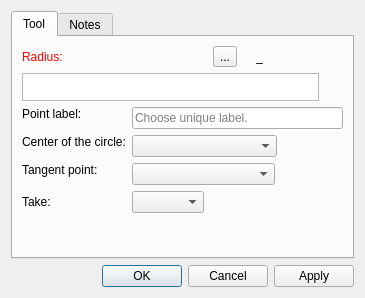
<?xml version="1.0" encoding="UTF-8"?>
<ui version="4.0">
 <class>DialogPointFromCircleAndTangent</class>
 <widget class="QDialog" name="DialogPointFromCircleAndTangent">
  <property name="geometry">
   <rect>
    <x>0</x>
    <y>0</y>
    <width>365</width>
    <height>298</height>
   </rect>
  </property>
  <property name="windowTitle">
   <string>Point from circle and tangent</string>
  </property>
  <property name="windowIcon">
   <iconset resource="../../../vmisc/share/resources/icon.qrc">
    <normaloff>:/icon/64x64/icon64x64.png</normaloff>:/icon/64x64/icon64x64.png</iconset>
  </property>
  <layout class="QVBoxLayout" name="verticalLayout_2">
   <item>
    <widget class="QTabWidget" name="tabWidget">
     <property name="currentIndex">
      <number>0</number>
     </property>
     <widget class="QWidget" name="tab">
      <attribute name="title">
       <string>Tool</string>
      </attribute>
      <layout class="QVBoxLayout" name="verticalLayout">
       <item>
        <layout class="QHBoxLayout" name="horizontalLayout_2">
         <item alignment="Qt::AlignLeft">
          <widget class="QLabel" name="labelEditRadius">
           <property name="sizePolicy">
            <sizepolicy hsizetype="Fixed" vsizetype="Preferred">
             <horstretch>0</horstretch>
             <verstretch>0</verstretch>
            </sizepolicy>
           </property>
           <property name="palette">
            <palette>
             <active>
              <colorrole role="WindowText">
               <brush brushstyle="SolidPattern">
                <color alpha="255">
                 <red>255</red>
                 <green>0</green>
                 <blue>0</blue>
                </color>
               </brush>
              </colorrole>
             </active>
             <inactive>
              <colorrole role="WindowText">
               <brush brushstyle="SolidPattern">
                <color alpha="255">
                 <red>255</red>
                 <green>0</green>
                 <blue>0</blue>
                </color>
               </brush>
              </colorrole>
             </inactive>
             <disabled>
              <colorrole role="WindowText">
               <brush brushstyle="SolidPattern">
                <color alpha="255">
                 <red>159</red>
                 <green>158</green>
                 <blue>158</blue>
                </color>
               </brush>
              </colorrole>
             </disabled>
            </palette>
           </property>
           <property name="text">
            <string>Radius:</string>
           </property>
          </widget>
         </item>
         <item>
          <spacer name="horizontalSpacer_2">
           <property name="orientation">
            <enum>Qt::Horizontal</enum>
           </property>
           <property name="sizeHint" stdset="0">
            <size>
             <width>40</width>
             <height>20</height>
            </size>
           </property>
          </spacer>
         </item>
         <item alignment="Qt::AlignRight">
          <widget class="QToolButton" name="toolButtonExprRadius">
           <property name="toolTip">
            <string>Formula wizard</string>
           </property>
           <property name="text">
            <string notr="true">...</string>
           </property>
           <property name="icon">
            <iconset resource="../../../vmisc/share/resources/icon.qrc">
             <normaloff>:/icon/24x24/fx.png</normaloff>:/icon/24x24/fx.png</iconset>
           </property>
           <property name="iconSize">
            <size>
             <width>24</width>
             <height>24</height>
            </size>
           </property>
          </widget>
         </item>
         <item alignment="Qt::AlignRight">
          <widget class="QLabel" name="label_3">
           <property name="text">
            <string/>
           </property>
           <property name="pixmap">
            <pixmap resource="../../../vmisc/share/resources/icon.qrc">:/icon/24x24/equal.png</pixmap>
           </property>
          </widget>
         </item>
         <item alignment="Qt::AlignRight">
          <widget class="QLabel" name="labelResultCircleRadius">
           <property name="sizePolicy">
            <sizepolicy hsizetype="Fixed" vsizetype="Preferred">
             <horstretch>0</horstretch>
             <verstretch>0</verstretch>
            </sizepolicy>
           </property>
           <property name="minimumSize">
            <size>
             <width>87</width>
             <height>0</height>
            </size>
           </property>
           <property name="toolTip">
            <string>Value</string>
           </property>
           <property name="text">
            <string notr="true">_</string>
           </property>
          </widget>
         </item>
        </layout>
       </item>
       <item>
        <layout class="QHBoxLayout" name="horizontalLayout_7">
         <item>
          <widget class="VPlainTextEdit" name="plainTextEditRadius">
           <property name="sizePolicy">
            <sizepolicy hsizetype="Expanding" vsizetype="Preferred">
             <horstretch>0</horstretch>
             <verstretch>0</verstretch>
            </sizepolicy>
           </property>
           <property name="maximumSize">
            <size>
             <width>16777215</width>
             <height>28</height>
            </size>
           </property>
           <property name="toolTip">
            <string>Calculation</string>
           </property>
           <property name="tabChangesFocus">
            <bool>true</bool>
           </property>
          </widget>
         </item>
         <item>
          <widget class="QPushButton" name="pushButtonGrowRadius">
           <property name="maximumSize">
            <size>
             <width>18</width>
             <height>18</height>
            </size>
           </property>
           <property name="sizeIncrement">
            <size>
             <width>0</width>
             <height>0</height>
            </size>
           </property>
           <property name="toolTip">
            <string>&lt;html&gt;&lt;head/&gt;&lt;body&gt;&lt;p&gt;Show full calculation in message box&lt;/p&gt;&lt;/body&gt;&lt;/html&gt;</string>
           </property>
           <property name="text">
            <string notr="true"/>
           </property>
           <property name="icon">
            <iconset theme="go-down">
             <normaloff>.</normaloff>.</iconset>
           </property>
           <property name="iconSize">
            <size>
             <width>16</width>
             <height>16</height>
            </size>
           </property>
           <property name="flat">
            <bool>true</bool>
           </property>
          </widget>
         </item>
        </layout>
       </item>
       <item>
        <layout class="QFormLayout" name="formLayout">
         <property name="fieldGrowthPolicy">
          <enum>QFormLayout::ExpandingFieldsGrow</enum>
         </property>
         <item row="0" column="0">
          <widget class="QLabel" name="labelEditNamePoint">
           <property name="sizePolicy">
            <sizepolicy hsizetype="Fixed" vsizetype="Fixed">
             <horstretch>0</horstretch>
             <verstretch>0</verstretch>
            </sizepolicy>
           </property>
           <property name="text">
            <string>Point label:</string>
           </property>
          </widget>
         </item>
         <item row="0" column="1">
          <widget class="QLineEdit" name="lineEditNamePoint">
           <property name="toolTip">
            <string>Unique label</string>
           </property>
           <property name="placeholderText">
            <string>Choose unique label.</string>
           </property>
          </widget>
         </item>
         <item row="1" column="0">
          <widget class="QLabel" name="labelCircleCenter">
           <property name="sizePolicy">
            <sizepolicy hsizetype="Expanding" vsizetype="Fixed">
             <horstretch>0</horstretch>
             <verstretch>0</verstretch>
            </sizepolicy>
           </property>
           <property name="text">
            <string>Center of the circle:</string>
           </property>
          </widget>
         </item>
         <item row="1" column="1">
          <widget class="QComboBox" name="comboBoxCircleCenter">
           <property name="sizePolicy">
            <sizepolicy hsizetype="Preferred" vsizetype="Fixed">
             <horstretch>0</horstretch>
             <verstretch>0</verstretch>
            </sizepolicy>
           </property>
           <property name="minimumSize">
            <size>
             <width>145</width>
             <height>0</height>
            </size>
           </property>
          </widget>
         </item>
         <item row="2" column="0">
          <widget class="QLabel" name="labelTangentPoint">
           <property name="sizePolicy">
            <sizepolicy hsizetype="Expanding" vsizetype="Fixed">
             <horstretch>0</horstretch>
             <verstretch>0</verstretch>
            </sizepolicy>
           </property>
           <property name="text">
            <string>Tangent point:</string>
           </property>
          </widget>
         </item>
         <item row="2" column="1">
          <widget class="QComboBox" name="comboBoxTangentPoint">
           <property name="sizePolicy">
            <sizepolicy hsizetype="Preferred" vsizetype="Fixed">
             <horstretch>0</horstretch>
             <verstretch>0</verstretch>
            </sizepolicy>
           </property>
           <property name="minimumSize">
            <size>
             <width>143</width>
             <height>0</height>
            </size>
           </property>
          </widget>
         </item>
         <item row="3" column="0">
          <widget class="QLabel" name="label">
           <property name="text">
            <string>Take:</string>
           </property>
          </widget>
         </item>
         <item row="3" column="1">
          <widget class="QComboBox" name="comboBoxResult"/>
         </item>
        </layout>
       </item>
       <item>
        <spacer name="verticalSpacer">
         <property name="orientation">
          <enum>Qt::Vertical</enum>
         </property>
         <property name="sizeHint" stdset="0">
          <size>
           <width>20</width>
           <height>40</height>
          </size>
         </property>
        </spacer>
       </item>
      </layout>
     </widget>
     <widget class="QWidget" name="tab_2">
      <attribute name="title">
       <string>Notes</string>
      </attribute>
      <layout class="QVBoxLayout" name="verticalLayout_3">
       <item>
        <widget class="QPlainTextEdit" name="plainTextEditToolNotes"/>
       </item>
      </layout>
     </widget>
    </widget>
   </item>
   <item>
    <widget class="QDialogButtonBox" name="buttonBox">
     <property name="orientation">
      <enum>Qt::Horizontal</enum>
     </property>
     <property name="standardButtons">
      <set>QDialogButtonBox::Apply|QDialogButtonBox::Cancel|QDialogButtonBox::Ok</set>
     </property>
    </widget>
   </item>
  </layout>
 </widget>
 <customwidgets>
  <customwidget>
   <class>VPlainTextEdit</class>
   <extends>QPlainTextEdit</extends>
   <header location="global">vplaintextedit.h</header>
  </customwidget>
 </customwidgets>
 <resources>
  <include location="../../../vmisc/share/resources/icon.qrc"/>
 </resources>
 <connections>
  <connection>
   <sender>buttonBox</sender>
   <signal>accepted()</signal>
   <receiver>DialogPointFromCircleAndTangent</receiver>
   <slot>accept()</slot>
   <hints>
    <hint type="sourcelabel">
     <x>248</x>
     <y>254</y>
    </hint>
    <hint type="destinationlabel">
     <x>157</x>
     <y>274</y>
    </hint>
   </hints>
  </connection>
  <connection>
   <sender>buttonBox</sender>
   <signal>rejected()</signal>
   <receiver>DialogPointFromCircleAndTangent</receiver>
   <slot>reject()</slot>
   <hints>
    <hint type="sourcelabel">
     <x>316</x>
     <y>260</y>
    </hint>
    <hint type="destinationlabel">
     <x>286</x>
     <y>274</y>
    </hint>
   </hints>
  </connection>
 </connections>
</ui>
